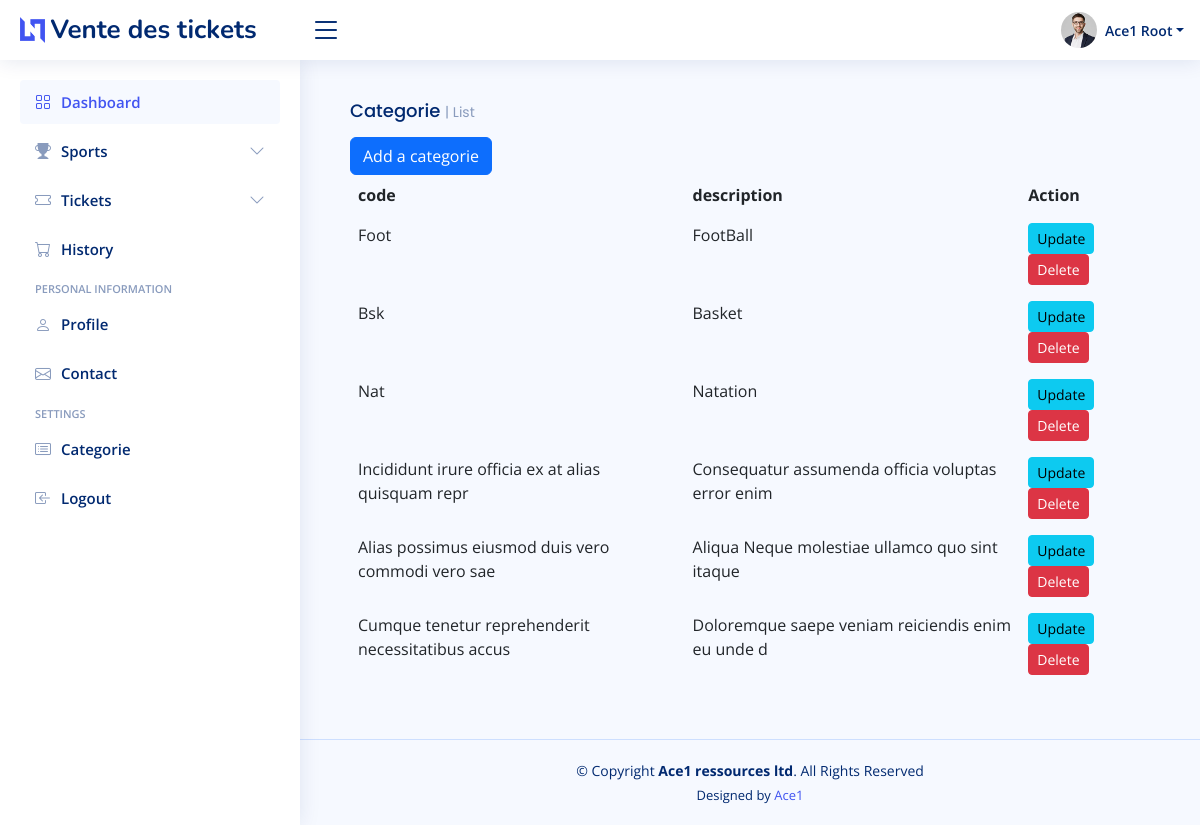
Page /category/ on the earlier database version.
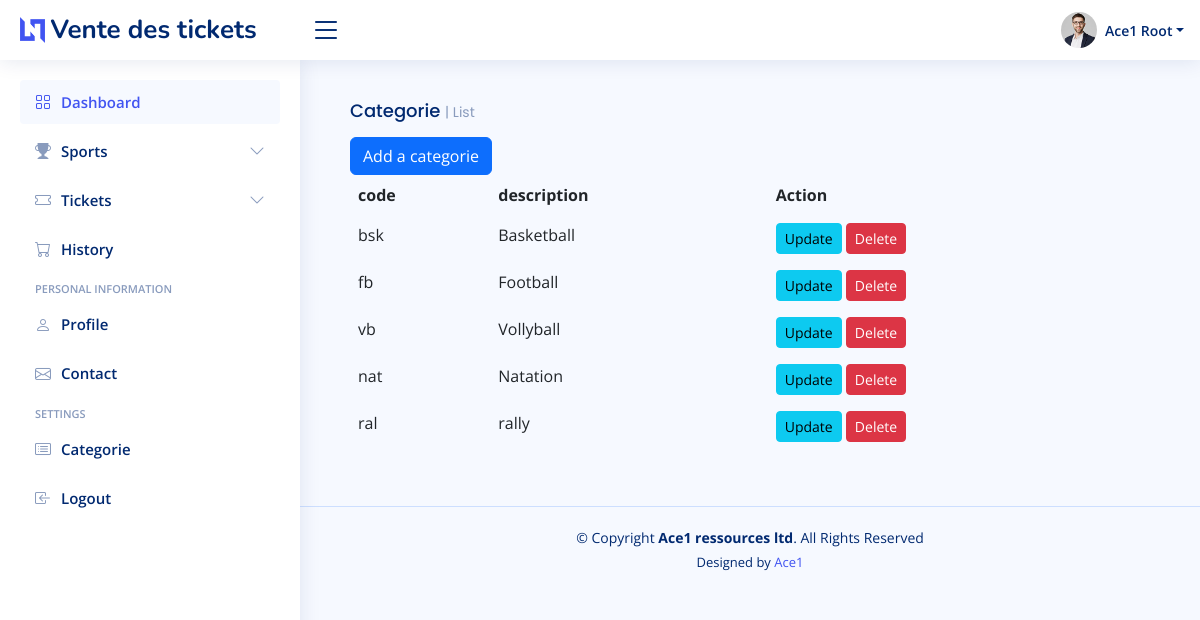
Same page on the later database version.
### app/models/category.py (models this page shows, shortened)
class Category(models.Model):
    code = models.CharField(max_length=50, null=True)
    description = models.CharField(null=False, max_length=50,unique=True)

### app/views/category.py (the view)
# urls.py: path('',home.index,name='home_index' ),
def index(request):
  categories= Category.objects.all()
  return render(request,'app/category/index.html',{'categories':categories})

### app/templates/app/category/index.html
{%extends 'app/layouts/default.html'%}
{%block content%}
<main id="main" class="main">
    <section class="section dashboard">
        <div class="row">
            <div class="col-12">
              <div class="card-body">
                <h5 class="card-title">Categorie <span>| List</span></h5>
                <a class="btn btn-primary" href="{% url 'add_category' %}">Add a categorie</a>
                <table class="table table-borderless datatable">
                  <thead>
                    <tr>
                      <th scope="col">code</th>
                      <th scope="col">description</th>
                      <th scope="col">Action</th>
                    </tr>
                  </thead>
                  <tbody>
                    {% for i in categories %}
                      <tr>
                        <td>{{i.code}}</td>
                        <td>{{i.description}}</td>
                        <td>
                          <a class="btn btn-sm btn-info" href="{% url 'update_category' i.id %}">Update</a>
                          <a class="btn btn-sm btn-danger" href="{% url 'delete_category' i.id %}">Delete</a>
                        </td>
                      </tr>
                      {% endfor %}
                  </tbody>
                </table>
              </div>
            </div>
        </div>
    </section>
</main>
{%endblock%}

### app/templates/app/layouts/default.html (shortened to what this page needs)
<!DOCTYPE html>
<html lang="en">
{% include 'app/partials/head.html' %}
<body>
  {% include 'app/partials/nav.html' %}
  {% include 'app/partials/sidebar.html' %}
{% block content %}
{% endblock content %}
  {% include 'app/partials/footer.html' %}
  {% load static %}
</body>
</html>

### app/templates/app/partials/head.html (shortened to what this page needs)
{% load static %}
<head>
  <link href="{% static 'app/vendor/bootstrap/css/bootstrap.min.css'%}" rel="stylesheet">
  <link href="{% static 'app/vendor/bootstrap-icons/bootstrap-icons.css'%}" rel="stylesheet">
  <link href="{% static 'app/vendor/boxicons/css/boxicons.min.css'%}" rel="stylesheet">
  <link href="{% static 'app/vendor/quill/quill.snow.css'%}" rel="stylesheet">
  <link href="{% static 'app/vendor/quill/quill.bubble.css'%}" rel="stylesheet">
  <link href="{% static 'app/vendor/remixicon/remixicon.css'%}" rel="stylesheet">
  <link href="{% static 'app/vendor/simple-datatables/style.css'%}" rel="stylesheet">
  <link href="{% static 'app/css/style.css'%}" rel="stylesheet">
</head>

### app/templates/app/partials/nav.html (shortened to what this page needs)
{% load static %}
<header id="header" class="header fixed-top d-flex align-items-center">
  <div class="d-flex align-items-center justify-content-between">
    <a href="index.html" class="logo d-flex align-items-center">
      <img src="assets/img/logo.png" alt="">
      <span class="d-none d-lg-block">Vente des tickets</span>
    </a>
    <i class="bi bi-list toggle-sidebar-btn"></i>
  </div>
  <nav class="header-nav ms-auto">
    <ul class="d-flex align-items-center">
      <li class="nav-item dropdown pe-3" >
      </li>
      <li class="nav-item dropdown pe-3">
        <a class="nav-link nav-profile d-flex align-items-center pe-0" href="#" data-bs-toggle="dropdown">
          <img src="{% static 'app/img/profile-img.jpg'%}" alt="Profile" class="rounded-circle">
          <span class="d-none d-md-block dropdown-toggle ps-2">Ace1 Root</span>
        </a>
      </li>
    </ul>
  </nav>
</header>

### app/templates/app/partials/sidebar.html (shortened to what this page needs)
<aside id="sidebar" class="sidebar">
  <ul class="sidebar-nav" id="sidebar-nav">
    <li class="nav-item">
      <a class="nav-link " href="{% url 'home_index' %}">
        <i class="bi bi-grid"></i>
        <span>Dashboard</span>
      </a>
    </li>
    <li class="nav-item">
      <a class="nav-link collapsed" data-bs-target="#components-nav1" data-bs-toggle="collapse" href="#">
        <i class="bi bi-trophy-fill"></i><span>Sports</span><i class="bi bi-chevron-down ms-auto"></i>
      </a>
    </li>
    <li class="nav-item">
      <a class="nav-link collapsed" data-bs-target="#components-nav" data-bs-toggle="collapse" href="#">
        <i class="bi bi-ticket"></i><span>Tickets</span><i class="bi bi-chevron-down ms-auto"></i>
      </a>
    </li>
    <li class="nav-item">
      <a class="nav-link collapsed" href="{% url 'orders_index' %}">
        <i class="bi bi-cart"></i>
        <span>History</span>
      </a>
    </li>
    <li class="nav-heading">Personal information</li>
    <li class="nav-item">
      <a class="nav-link collapsed" href="users-profile.html">
        <i class="bi bi-person"></i>
        <span>Profile</span>
      </a>
    </li>
    <li class="nav-item">
      <a class="nav-link collapsed" href="pages-contact.html">
        <i class="bi bi-envelope"></i>
        <span>Contact</span>
      </a>
    </li>
    <li class="nav-heading">Settings</li>
    <li class="nav-item">
      <a class="nav-link collapsed" href="{% url 'category_index'%}">
        <i class="bi bi-card-list"></i>
        <span>Categorie</span>
      </a>
    </li>
    <li class="nav-item">
      <a class="nav-link collapsed" href="{% url 'login_index' %}">
        <i class="bi bi-box-arrow-in-left"></i>
        <span>Logout</span>
      </a>
    </li>
  </ul>
</aside>

### app/templates/app/partials/footer.html
<footer id="footer" class="footer">
  <div class="copyright">
    &copy; Copyright <strong><span>Ace1 ressources ltd</span></strong>. All Rights Reserved
  </div>
  <div class="credits">
    Designed by <a href="https://github.com/ace7260">Ace1</a>
  </div>
</footer>

### app/static/app/css/style.css (style rules this page uses)
:root { scroll-behavior: smooth; }
body { font-family: "Open Sans", sans-serif; background: #f6f9ff; color: #444444; }
a { color: #4154f1; text-decoration: none; }
h1, h2, h3, h4, h5, h6 { font-family: "Nunito", sans-serif; }
#main { margin-top: 60px; padding: 20px 30px; transition: all 0.3s; }
.card-title { padding: 20px 0 15px 0; font-size: 18px; font-weight: 500; color: #012970; font-family: "Poppins", sans-serif; }
.card-title span { color: #899bbd; font-size: 14px; font-weight: 400; }
.card-body { padding: 0 20px 20px 20px; }
.logo { line-height: 1; }
@media (min-width: 1200px) { .logo { width: 280px; } }
.logo img { max-height: 26px; margin-right: 6px; }
.logo span { font-size: 26px; font-weight: 700; color: #012970; font-family: "Nunito", sans-serif; }
.header { transition: all 0.5s; z-index: 997; height: 60px; box-shadow: 0px 2px 20px rgba(1, 41, 112, 0.1); background-color: #fff; padding-left: 20px; }
.header .toggle-sidebar-btn { font-size: 32px; padding-left: 10px; cursor: pointer; color: #012970; }
.header-nav ul { list-style: none; }
.header-nav>ul { margin: 0; padding: 0; }
.header-nav .nav-profile { color: #012970; }
.header-nav .nav-profile img { max-height: 36px; }
.header-nav .nav-profile span { font-size: 14px; font-weight: 600; }
.sidebar { position: fixed; top: 60px; left: 0; bottom: 0; width: 300px; z-index: 996; transition: all 0.3s; padding: 20px; overflow-y: auto; scrollbar-width: thin; scrollbar-color: #aab7cf transparent; box-shadow: 0px 0px 20px rgba(1, 41, 112, 0.1); background-color: #fff; }
@media (min-width: 1200px) { #main, #footer { margin-left: 300px; } }
.sidebar-nav { padding: 0; margin: 0; list-style: none; }
.sidebar-nav li { padding: 0; margin: 0; list-style: none; }
.sidebar-nav .nav-item { margin-bottom: 5px; }
.sidebar-nav .nav-heading { font-size: 11px; text-transform: uppercase; color: #899bbd; font-weight: 600; margin: 10px 0 5px 15px; }
.sidebar-nav .nav-link { display: flex; align-items: center; font-size: 15px; font-weight: 600; color: #4154f1; transition: 0.3; background: #f6f9ff; padding: 10px 15px; border-radius: 4px; }
.sidebar-nav .nav-link i { font-size: 16px; margin-right: 10px; color: #4154f1; }
.sidebar-nav .nav-link.collapsed { color: #012970; background: #fff; }
.sidebar-nav .nav-link.collapsed i { color: #899bbd; }
.sidebar-nav .nav-link .bi-chevron-down { margin-right: 0; transition: transform 0.2s ease-in-out; }
.footer { padding: 20px 0; font-size: 14px; transition: all 0.3s; border-top: 1px solid #cddfff; }
.footer .copyright { text-align: center; color: #012970; }
.footer .credits { padding-top: 5px; text-align: center; font-size: 13px; color: #012970; }

Differences in the rows shown:
removed Category: code "Incididunt irure officia ex at alias quisquam repr", description "Consequatur assumenda officia voluptas error enim"
removed Category: code "Alias possimus eiusmod duis vero commodi vero sae", description "Aliqua Neque molestiae ullamco quo sint itaque"
removed Category: code "Cumque tenetur reprehenderit necessitatibus accus", description "Doloremque saepe veniam reiciendis enim eu unde d"
changed Category: code "Foot" → "bsk"; description "FootBall" → "Basketball"
changed Category: code "Bsk" → "fb"; description "Basket" → "Football"
changed Category: code "Nat" → "vb"; description "Natation" → "Vollyball"
added Category: code "nat", description "Natation"
added Category: code "ral", description "rally"
